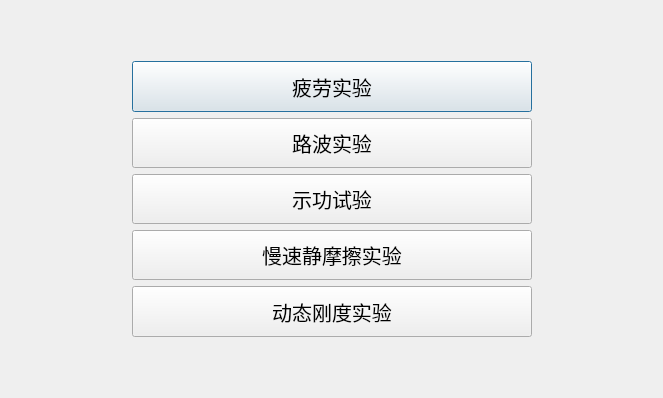
<?xml version="1.0" encoding="UTF-8"?>
<ui version="4.0">
 <class>NewExperimentDialog</class>
 <widget class="QDialog" name="NewExperimentDialog">
  <property name="geometry">
   <rect>
    <x>0</x>
    <y>0</y>
    <width>663</width>
    <height>398</height>
   </rect>
  </property>
  <property name="windowTitle">
   <string>新建试验</string>
  </property>
  <property name="windowIcon">
   <iconset resource="../Images/image.qrc">
    <normaloff>:/images/images/new.png</normaloff>:/images/images/new.png</iconset>
  </property>
  <layout class="QHBoxLayout" name="horizontalLayout">
   <item>
    <spacer name="horizontalSpacer">
     <property name="orientation">
      <enum>Qt::Horizontal</enum>
     </property>
     <property name="sizeHint" stdset="0">
      <size>
       <width>40</width>
       <height>20</height>
      </size>
     </property>
    </spacer>
   </item>
   <item>
    <layout class="QVBoxLayout" name="verticalLayout">
     <property name="leftMargin">
      <number>0</number>
     </property>
     <item>
      <spacer name="verticalSpacer">
       <property name="orientation">
        <enum>Qt::Vertical</enum>
       </property>
       <property name="sizeHint" stdset="0">
        <size>
         <width>20</width>
         <height>40</height>
        </size>
       </property>
      </spacer>
     </item>
     <item>
      <widget class="QPushButton" name="newFatigueTestButton">
       <property name="sizePolicy">
        <sizepolicy hsizetype="Minimum" vsizetype="Expanding">
         <horstretch>0</horstretch>
         <verstretch>0</verstretch>
        </sizepolicy>
       </property>
       <property name="minimumSize">
        <size>
         <width>400</width>
         <height>0</height>
        </size>
       </property>
       <property name="font">
        <font>
         <pointsize>15</pointsize>
        </font>
       </property>
       <property name="autoFillBackground">
        <bool>false</bool>
       </property>
       <property name="text">
        <string>疲劳实验</string>
       </property>
      </widget>
     </item>
     <item>
      <widget class="QPushButton" name="newLuboTestButton">
       <property name="sizePolicy">
        <sizepolicy hsizetype="Minimum" vsizetype="Expanding">
         <horstretch>0</horstretch>
         <verstretch>0</verstretch>
        </sizepolicy>
       </property>
       <property name="font">
        <font>
         <pointsize>15</pointsize>
        </font>
       </property>
       <property name="text">
        <string>路波实验</string>
       </property>
      </widget>
     </item>
     <item>
      <widget class="QPushButton" name="newIndicatButton">
       <property name="sizePolicy">
        <sizepolicy hsizetype="Minimum" vsizetype="Expanding">
         <horstretch>0</horstretch>
         <verstretch>0</verstretch>
        </sizepolicy>
       </property>
       <property name="font">
        <font>
         <pointsize>15</pointsize>
        </font>
       </property>
       <property name="text">
        <string>示功试验</string>
       </property>
      </widget>
     </item>
     <item>
      <widget class="QPushButton" name="newSlowFrictionButton">
       <property name="sizePolicy">
        <sizepolicy hsizetype="Minimum" vsizetype="Expanding">
         <horstretch>0</horstretch>
         <verstretch>0</verstretch>
        </sizepolicy>
       </property>
       <property name="font">
        <font>
         <pointsize>15</pointsize>
        </font>
       </property>
       <property name="text">
        <string>慢速静摩擦实验</string>
       </property>
      </widget>
     </item>
     <item>
      <widget class="QPushButton" name="newRigidityTestButton">
       <property name="sizePolicy">
        <sizepolicy hsizetype="Minimum" vsizetype="Expanding">
         <horstretch>0</horstretch>
         <verstretch>0</verstretch>
        </sizepolicy>
       </property>
       <property name="font">
        <font>
         <pointsize>15</pointsize>
        </font>
       </property>
       <property name="text">
        <string>动态刚度实验</string>
       </property>
      </widget>
     </item>
     <item>
      <spacer name="verticalSpacer_2">
       <property name="orientation">
        <enum>Qt::Vertical</enum>
       </property>
       <property name="sizeHint" stdset="0">
        <size>
         <width>20</width>
         <height>40</height>
        </size>
       </property>
      </spacer>
     </item>
    </layout>
   </item>
   <item>
    <spacer name="horizontalSpacer_2">
     <property name="orientation">
      <enum>Qt::Horizontal</enum>
     </property>
     <property name="sizeHint" stdset="0">
      <size>
       <width>40</width>
       <height>20</height>
      </size>
     </property>
    </spacer>
   </item>
  </layout>
 </widget>
 <resources>
  <include location="../Images/image.qrc"/>
 </resources>
 <connections/>
</ui>
